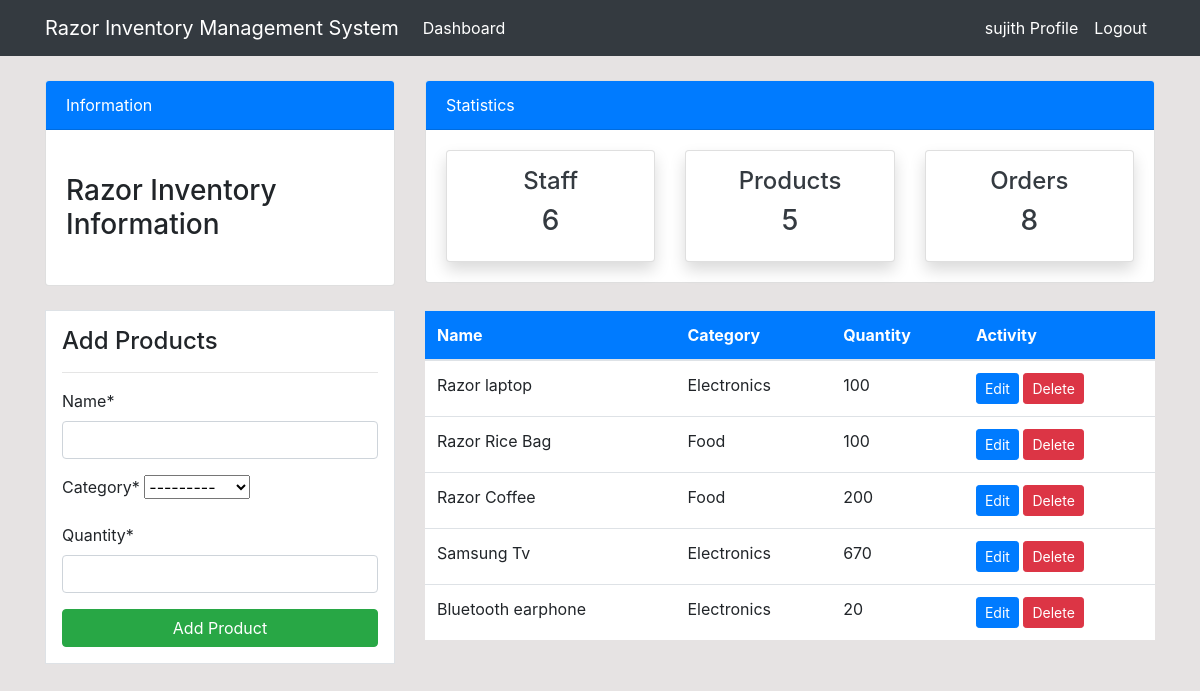
The page /product/ (signed in) on the database its author committed.
### dashboard/models.py (models this page shows, shortened)
class Product(models.Model):
    name = models.CharField(max_length=100, null=True)
    category = models.CharField(max_length=20, choices=CATEGORY, null=True)
    quantity = models.PositiveIntegerField(null=True)
    class Meta:
         verbose_name_plural = 'Product'

### dashboard/views.py (the view)
# urls.py: path('product/' , views.product, name='dashboard-product'),
@login_required
def product(request):
    items = Product.objects.all()                         # Using ORM
    product_count = items.count()
    workers_count = User.objects.all().count()
    orders_count = Order.objects.all().count()
    if request.method == 'POST':
        form = ProductForm(request.POST)
        if form.is_valid():
           form.save()
           product_name = form.cleaned_data.get('name')
           messages.success(request, f'{product_name} has been added')
           return redirect('dashboard-product')
    else:
        form = ProductForm()
    context = {
        'items' : items,
        'form' :  form,
        'workers_count' : workers_count,
        'orders_count' : orders_count,
        'product_count' : product_count
    }
    return render(request, 'dashboard/product.html', context)

### dashboard/forms.py
class ProductForm(forms.ModelForm):
    class Meta:
        model = Product
        fields = ['name','category', 'quantity']

### templates/dashboard/product.html (shortened to what this page needs)
{% extends 'partials/base.html' %}
{% load crispy_forms_tags %}
{% block content  %}
{% include 'partials/topnav.html' %}
<div class="container">
    <div class="row my-4">
        <div class="col-md-4">
            <div class="border bg-white p-3">
                <h4>Add Products</h4>
                <hr>
                <form method="POST">
                    {{ form|crispy }}
                    <input class="btn btn-success btn-block" type="submit" value="Add Product">
                </form>
            </div>
        </div>
        <div class="col-md-8">
            <table class="table bg-white">
                <thead class="bg-primary">
                    <tr class="text-white">
                        <th scope="col">Name</th>
                        <th scope="col">Category</th>
                        <th scope="col">Quantity</th>
                        <th scope="col">Activity</th>
                    </tr>
                </thead>
                <tbody>
                    {% for item in items %}
                    <tr>
                        <td>{{ item.name }}</td>
                        <td>{{ item.category }}</td>
                        <td>{{ item.quantity }}</td>
                        <td>
                            <a class="btn btn-primary btn-sm" href="{% url 'dashboard-product-update' item.id %}">Edit</a>
                            <a class="btn btn-danger btn-sm" href="{% url 'dashboard-product-delete' item.id %}">Delete</a>
                        </td>
                    </tr>
                    {% endfor %}
                </tbody>
            </table>
        </div>
    </div>
</div>
{% endblock %}

### templates/partials/nav.html (shortened to what this page needs)
    <nav class="navbar navbar-expand-lg navbar-info bg-dark">
        {% if user.is_authenticated %}
        <div class="container">
            <a class="navbar-brand text-white" href="{% url 'dashboard-index' %}">Razor Inventory Management System</a>
            <div class="collapse navbar-collapse" id="navbarSupportedContent">
                <ul class="navbar-nav mr-auto">
                    <li class="nav-item active">
                        <a class="nav-link text-white" href="{% url 'dashboard-index' %}">Dashboard </a>
                    </li>
                </ul>
                <ul class="navbar-nav ml-auto">
                    <li class="nav-item active">
                        <a class="nav-link text-white" href="{% url 'user-profile'  %}">{{ user.username }} Profile </a>
                    </li>
                    <li class="nav-item">
                        <a class="nav-link text-white" href="{% url 'user-logout'%}">Logout</a>
                    </li>
                </ul>
                {% endif %}
            </div>
        </div>
    </nav>

### static/style.css (style rules this page uses)
body { background: rgb(230, 227, 227); }

### rows shown on the page
Product: name "Razor laptop", category "Electronics", quantity "100"
Product: name "Razor Rice Bag", category "Food", quantity "100"
Product: name "Razor Coffee", category "Food", quantity "200"
Product: name "Samsung Tv", category "Electronics", quantity "670"
Product: name "Bluetooth earphone", category "Electronics", quantity "20"

### other values the page prints
{{ user.username }} "sujith"
{{ workers_count }} "6"
{{ product_count }} "5"
{{ orders_count }} "8"
